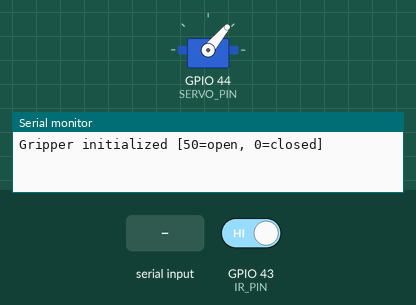
A sketch run on a simulated ESP32. Parts: servo, the last lines printed to the serial monitor. The test bench sets the inputs (shaded band); at power-on: GPIO 43 (IR_PIN) HIGH.

Above: at 1.2 s.
1.3 s: GPIO 43 (IR_PIN) driven LOW
At 1.66 s:
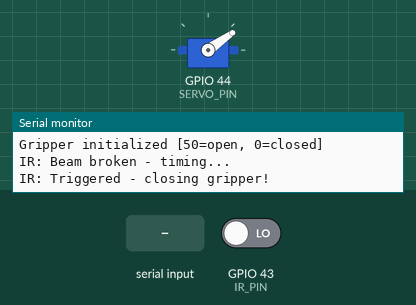
At 2.3 s:
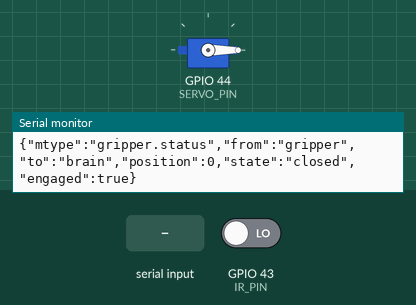
3.2 s: "gripper.open\n" received over Serial
4.7 s: GPIO 43 (IR_PIN) driven HIGH
Timing chart, 0 to 7.7 s (numbered marks = the images above; inputs shaded):
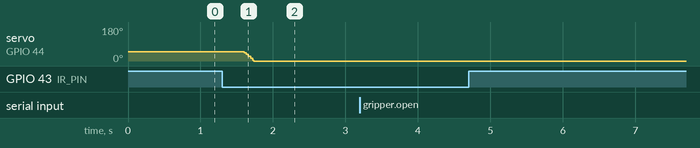

The sketch:

gripper.ino
```cpp
#include <Arduino.h>
#include <ESP32Servo.h>
#include <ArduinoJson.h>
#define SERVO_PIN D7
#define IR_PIN D6
#define BAUD_RATE 115200 // Serial communication speed
Servo gripperServo;
// Gripper state variables
int gripperPosition = 50; // Current gripper position (0 = closed, 50 = fully open)
bool gripperEngaged = false; // Whether gripper is considered "engaged" (closed tightly)
unsigned long lastEngagedMsg = 0; // Timestamp of last "engaged" status message sent
unsigned long engagedMsgInterval = 3000; // Minimum time between engaged updates (in ms)
// IR sensor configuration and state
int irThreshold = 300; // Minimum duration (ms) IR beam must be broken to trigger
unsigned long irBreakStart = 0; // Timestamp when IR beam was first detected as broken
bool irBroken = false; // Whether IR beam is currently broken
bool irTriggered = false; // Whether the broken IR state has already triggered a close
bool irInverted = true; // If true: LOW means beam is broken (active low sensor)
unsigned long irLastChange = 0; // Timestamp of last IR input state change (for debouncing)
bool irStableState = false; // Debounced state of IR input
// Servo movement configuration
const int DEFAULT_SERVO_SPEED = 10; // Default speed used after reset (degrees per update)
int servoSpeed = 5; // Configurable speed: how many degrees per step
int servoDelay = 15; // Delay (ms) between steps when moving gripper
// Function declarations
void setGripperPosition(int pos);
void moveGripperTo(int target);
void sendStatus();
void sendError(const char* msg);
void sendReset();
void sendEngagedUpdate();
void handleIRTripwire();
void handleSerialInput();
void processMessage(const String& msg);
void setup() {
  Serial.begin(BAUD_RATE); // Start serial communication
  gripperServo.attach(SERVO_PIN);
  pinMode(IR_PIN, INPUT);
  setGripperPosition(50); // Initialize gripper to open position
  Serial.println("Gripper initialized [50=open, 0=closed]");
}
void loop() {
  handleSerialInput();
  handleIRTripwire();
  sendEngagedUpdate();
}
// Reads serial input and buffers until newline, then processes full message
void handleSerialInput() {
  static String input = "";
  while (Serial.available()) {
    char c = Serial.read();
    if (c == '\n') {
      processMessage(input);
      input = "";
    } else {
      input += c;
    }
  }
}
// Parses and processes a JSON-formatted message
void processMessage(const String& msg) {
  StaticJsonDocument<256> doc;
  DeserializationError err = deserializeJson(doc, msg);
  if (err) {
    sendError("Invalid JSON");
    return;
  }
  String mtype = doc["mtype"] | "";
  if (mtype == "gripper.open") {
    moveGripperTo(50);
    sendStatus();
  } else if (mtype == "gripper.close") {
    moveGripperTo(0);
    sendStatus();
  } else if (mtype == "gripper.command") {
    // Command to move to specific position
    int value = doc["value"] | 50;
    value = constrain(value, 0, 50);
    moveGripperTo(value);
    sendStatus();
  } else if (mtype == "reset") {
    sendReset();
  } else if (mtype == "gripper.config") {
    // Handle runtime configuration changes
    String name = doc["name"] | "";
    String valueStr = doc["value"] | "";
    if (name == "speed-config") {
      servoSpeed = valueStr.toInt();
    } else if (name == "servo-delay") {
      servoDelay = valueStr.toInt();
    } else if (name == "ir-threshold") {
      irThreshold = valueStr.toInt();
    } else if (name == "ir-inverted") {
      irInverted = (valueStr == "true");
    } else if (name == "engaged-interval") {
      int interval = valueStr.toInt();
      if (interval >= 500) {
        engagedMsgInterval = interval;
      } else {
        sendError("Invalid engaged interval");
        return;
      }
    } else {
      sendError("Unknown config name");
      return;
    }
    sendStatus();
  }
}
// Immediately sets the gripper position (no animation)
void setGripperPosition(int pos) {
  pos = constrain(pos, 0, 50);
  gripperServo.write(pos);
  gripperPosition = pos;
  gripperEngaged = (pos <= 10); // Considered engaged if nearly closed
}
// Smoothly moves gripper to a target position
void moveGripperTo(int target) {
  target = constrain(target, 0, 50);
  if (target == gripperPosition) return;
  int step = (target > gripperPosition) ? servoSpeed : -servoSpeed;
  while (gripperPosition != target) {
    int newPos = gripperPosition + step;
    if ((step > 0 && newPos > target) || (step < 0 && newPos < target)) {
      newPos = target;
    }
    gripperServo.write(newPos);
    gripperPosition = newPos;
    delay(servoDelay);
  }
  gripperEngaged = (gripperPosition <= 10);
}
// Handles IR beam logic and triggers gripper close if threshold is exceeded
void handleIRTripwire() {
  // Interpret IR state based on inversion
  bool rawState = (digitalRead(IR_PIN) == (irInverted ? LOW : HIGH));
  // Debounce logic: Only change state if stable for >50ms
  if (rawState != irStableState && millis() - irLastChange > 50) {
    irStableState = rawState;
    irLastChange = millis();
    if (irStableState) {
      // Beam has just been broken
      irBreakStart = millis();
      irBroken = true;
      Serial.println("IR: Beam broken - timing...");
    } else {
      // Beam restored
      Serial.println("IR: Beam restored");
      irBroken = false;
      irTriggered = false;
    }
  }
  // If beam broken long enough and not yet triggered, trigger close
  if (irStableState && !irTriggered && millis() - irBreakStart > irThreshold) {
    irTriggered = true;
    Serial.println("IR: Triggered - closing gripper!");
    moveGripperTo(0);
    sendStatus();
  }
}
// Sends a JSON message with current gripper status
void sendStatus() {
  StaticJsonDocument<128> doc;
  doc["mtype"] = "gripper.status";
  doc["from"] = "gripper";
  doc["to"] = "brain";
  doc["position"] = gripperPosition;
  doc["state"] = (gripperPosition == 50) ? "open" : "closed";
  doc["engaged"] = gripperEngaged;
  serializeJson(doc, Serial);
  Serial.println();
}
// Sends a JSON error message
void sendError(const char* msg) {
  StaticJsonDocument<128> doc;
  doc["mtype"] = "error";
  doc["from"] = "gripper";
  doc["to"] = "brain";
  doc["message"] = msg;
  serializeJson(doc, Serial);
  Serial.println();
}
// Resets the gripper to default position and speed, sends confirmation
void sendReset() {
  servoSpeed = DEFAULT_SERVO_SPEED;
  irThreshold = 300;
  engagedMsgInterval = 3000;
  moveGripperTo(50);
  StaticJsonDocument<128> doc;
  doc["mtype"] = "reset";
  doc["from"] = "gripper";
  doc["to"] = "brain";
  doc["message"] = "reset to default (position 50, speed 10)";
  serializeJson(doc, Serial);
  Serial.println();
}
// Sends periodic status updates if gripper is engaged
void sendEngagedUpdate() {
  if (gripperEngaged && millis() - lastEngagedMsg > engagedMsgInterval) {
    sendStatus();
    lastEngagedMsg = millis();
  }
}
```

Measured:
- after the input at 1.3 s, servo on GPIO 44 (SERVO_PIN): 50° → 0° after 0.30 s
